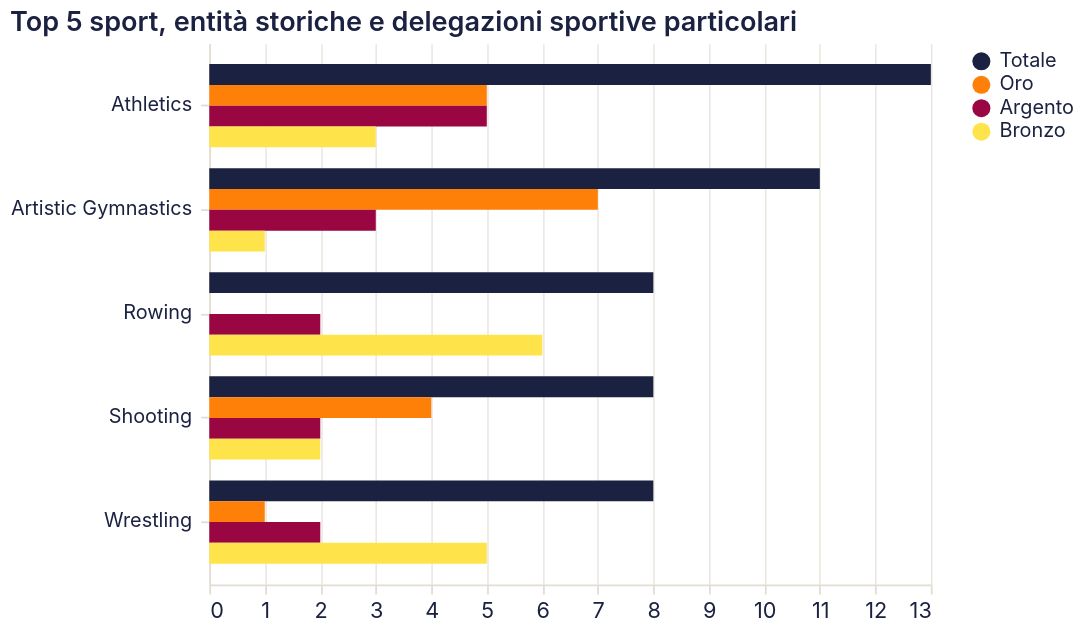

The Vega-Lite source for this figure:
### Vega-Lite specification from a JSON file in a GitHub repository (floating-point values rounded to 4 significant figures; data arrays with more than 128 entries replaced by an {"elided": "..."} marker saying what was removed)
{"$schema": "https://vega.github.io/schema/vega-lite/v5.20.1.json", "config": {"arc": {"fill": "#1b2140"}, "area": {"fill": "#1b2140", "fillOpacity": 0.15, "line": true}, "axis": {"domainColor": "#e2ddd4", "grid": true, "gridColor": "#e2ddd4", "gridWidth": 0.6, "labelAngle": 0, "labelColor": "#1b2140", "labelFont": "Inter, system-ui, -apple-system, BlinkMacSystemFont, 'Segoe UI', Roboto, sans-serif", "labelFontSize": 12, "labelFontWeight": 400, "labelPadding": 4, "tickColor": "#e2ddd4", "tickSize": 5, "titleColor": "#1b2140", "titleFont": "Inter, system-ui, -apple-system, BlinkMacSystemFont, 'Segoe UI', Roboto, sans-serif", "titleFontSize": 12, "titleFontWeight": 600}, "axisBand": {"grid": false}, "background": "transparent", "bar": {"fill": "#1b2140"}, "legend": {"labelColor": "#1b2140", "labelFont": "Inter, system-ui, -apple-system, BlinkMacSystemFont, 'Segoe UI', Roboto, sans-serif", "labelFontSize": 11, "padding": 4, "symbolType": "circle", "titleColor": "#1b2140", "titleFont": "Inter, system-ui, -apple-system, BlinkMacSystemFont, 'Segoe UI', Roboto, sans-serif", "titleFontSize": 12}, "line": {"stroke": "#1b2140", "strokeWidth": 2}, "mark": {"color": "#1b2140"}, "path": {"stroke": "#1b2140"}, "point": {"fill": "#1b2140", "filled": true}, "range": {"category": ["#1b2140", "#ff8009", "#9a0641", "#ffe34a", "#e7b6af", "#0088b0", "#e03830"]}, "rect": {"fill": "#1b2140"}, "shape": {"stroke": "#1b2140"}, "symbol": {"fill": "#1b2140"}, "title": {"anchor": "start", "color": "#1b2140", "font": "Inter, system-ui, -apple-system, BlinkMacSystemFont, 'Segoe UI', Roboto, sans-serif", "fontSize": 15, "fontWeight": 600, "subtitleColor": "#1b2140", "subtitleFont": "Inter, system-ui, -apple-system, BlinkMacSystemFont, 'Segoe UI', Roboto, sans-serif"}, "view": {"continuousHeight": 300, "continuousWidth": 400, "fill": null, "stroke": null}}, "data": {"name": "data-294e7599a53c0fd8d1573af5f334a52d"}, "datasets": {"data-294e7599a53c0fd8d1573af5f334a52d": {"elided": "1920 records"}}, "encoding": {"color": {"field": "tipo", "scale": {"domain": ["Totale", "Oro", "Argento", "Bronzo"], "range": ["#1b2140", "#ff8009", "#9a0641", "#ffe34a"]}, "title": null, "type": "nominal"}, "tooltip": [{"field": "sport", "type": "nominal"}, {"field": "tipo", "type": "nominal"}, {"field": "conteggio", "type": "quantitative"}], "x": {"field": "conteggio", "title": null, "type": "quantitative"}, "y": {"axis": {"labelFontSize": 11, "labelLimit": 200, "labelOverlap": false, "labelPadding": 5}, "field": "sport", "sort": "-x", "title": null, "type": "nominal"}, "yOffset": {"field": "tipo", "sort": ["Totale", "Oro", "Argento", "Bronzo"], "type": "nominal"}}, "height": 300, "mark": {"type": "bar"}, "params": [{"bind": {"input": "select", "name": "Entità storica: ", "options": ["Czechoslovakia", "East Germany", "Independent Olympic Athletes", "Kosovo", "Netherlands Antilles", "North Yemen", "ROC", "Refugee Olympic Team", "Serbia and Montenegro", "South Vietnam", "South Yemen", "Soviet Union", "Unified Team", "West Germany", "Yugoslavia"]}, "name": "param_1", "select": {"fields": ["country"], "type": "point"}, "value": "Czechoslovakia"}], "title": "Top 5 sport, entità storiche e delegazioni sportive particolari", "transform": [{"filter": {"param": "param_1"}}], "width": "container"}
